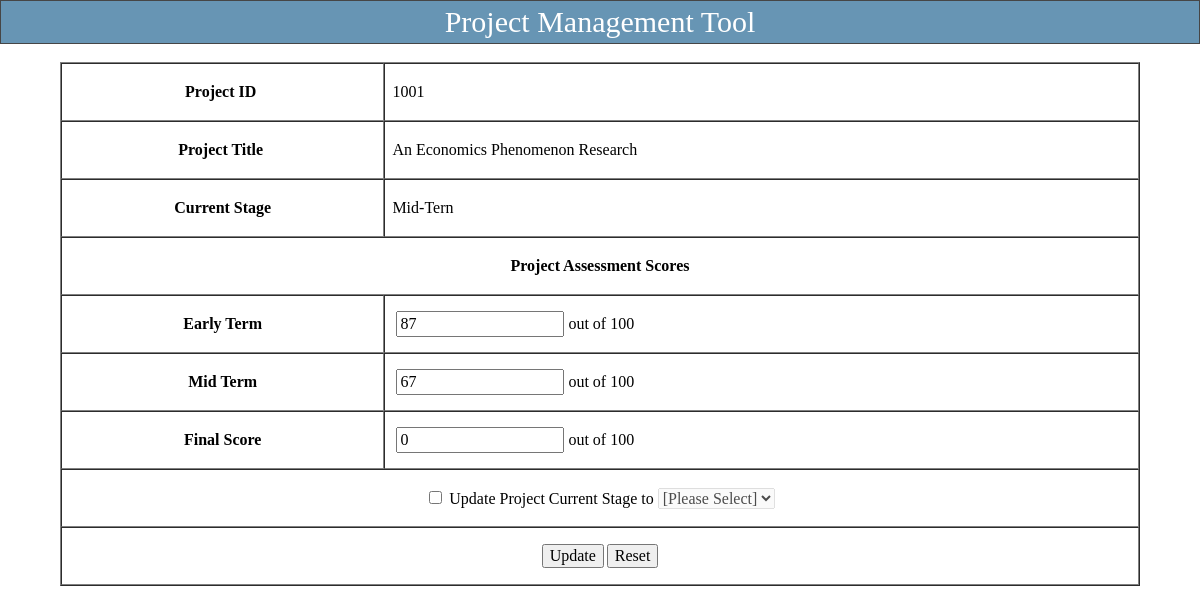
The app's page /project_assessment_tool.php?pid=1001 (signed in) with its own data.
### tables this page shows
CREATE TABLE IF NOT EXISTS `project` (
  `Project_ID` int(11) NOT NULL AUTO_INCREMENT,
  `Project_Title` varchar(100) NOT NULL,
  `Fund_Amount` int(10) NOT NULL,
  `Fund_Source` varchar(50) NOT NULL,
  `Fund_Purpose` varchar(20) NOT NULL,
  `Early_Assess` int(10) DEFAULT NULL,
  `Mid_Assess` int(10) DEFAULT NULL,
  `Final_Assess` int(10) DEFAULT NULL,
  `Project_Description` varchar(300) DEFAULT NULL,
  `Current_Stage` varchar(20) NOT NULL DEFAULT 'Proposing',
  `Managed_by` int(15) NOT NULL,
  PRIMARY KEY (`Project_ID`)
);

### htdocs/project_assessment_tool.php (the view, shortened to what this page needs)
<!DOCTYPE html PUBLIC "-//W3C//DTD XHTML 1.0 Transitional//EN" "http://www.w3.org/TR/xhtml1/DTD/xhtml1-transitional.dtd">
<html xmlns="http://www.w3.org/1999/xhtml">
<head>
<link href="css/css.css" rel="stylesheet" type="text/css"/>
<link href="css/style.css" rel="stylesheet" type="text/css" />
</head>
<body>
<table width="100%" border="0" cellspacing="0" cellpadding="0">
        <tr>
          <table width="100%" border="0" align="center" cellpadding="0" cellspacing="0">
		<td height="40" class="font42">
				<table width="100%" border="0" cellpadding="4" cellspacing="1" bgcolor="#464646" class="newfont03">
				 <tr class="CTitle" >
                    	<td height="22" colspan="8" align="center" style="font-size:30px;font-family:Georgia">Project Management Tool</td>
                  </tr>
      </table></td>
  </tr>
</table>
<br>
<table id="subtree1" style="DISPLAY: " align="center" width="90%" border="1" cellspacing="0" cellpadding="3" align="centr" class = "newfont09">
<?php
	if (isset($_GET['pid']) and !empty($_GET['pid'])){
		$pid = $_GET['pid'];
		$query = "SELECT * FROM project WHERE Project_ID = ".$pid.";";
		$result = mysql_query($query);
		$project = mysql_fetch_array($result);
	};
?>
<form action="update_project.php" method="post" name="assess_form" onsubmit="return validateForm();">
		<tr>
		<td height = "50" width="30%" align = "center" class = "newfont09">
		<b>Project ID&nbsp;</b></td><td class = "newfont09">&nbsp;<?php echo $project['Project_ID'];?>
		</td>
		</tr>
		<tr>
		<td class = "newfont09" height = "50" align = "center">
		<b>Project Title&nbsp;</b><br></td><td class = "newfont09">&nbsp;<?php echo $project['Project_Title'];?>
		</td>
		</tr>
		<tr>
		<td class = "newfont09" height = "50" align = "center">
		<b>Current Stage </b></td><td class = "newfont09">&nbsp;<?php echo $project['Current_Stage'];?>
		</td>
		</tr>
		<tr>
		<td class = "newfont09" height = "50" align = "center" colspan="2">
		<b>Project Assessment Scores<br></b>
		</td>
		</tr>
		<tr>
		<td class = "newfont09" height = "50" align = "center">
		<b>Early Term<br></b></td><td class = "newfont09" >&nbsp;
		<input class = "newfont09" name = "early_score" id="early_score" type="text" value = "<?php echo $project['Early_Assess'];?>"></input>
		out of 100
		</td>
		</tr>
		<tr>
		<td class = "newfont09" height = "50" align = "center">
		<b>Mid Term<br></b></td><td class = "newfont09">&nbsp;
		<input class = "newfont09" name = "mid_score" id="mid_score" type="text" value = "<?php echo $project['Mid_Assess'];?>"></input>
		out of 100
		</td>
		</tr>
		<tr>
		<td class = "newfont09" height = "50" align = "center">
		<b>Final Score<br></b></td><td class = "newfont09">&nbsp;
		<input class = "newfont09" name = "final_score" id="final_score" type="text" value = "<?php echo $project['Final_Assess'];?>"></input>
		out of 100
		</td>
		</tr>
		<tr>
		<td class = "newfont09" height = "50" align = "center" colspan="2">
		<input type="checkbox" name="update current stage" id="modifyStage" onclick = "enableEdit()"/>
		Update Project Current Stage to
		<Select class = "newfont09" name = "current_stage" id="current_stage" disabled>
			<option selected="selected" value = "N/A">[Please Select]</option>
		</select>
		</td>
		</tr>
		<tr  border = "0">
		<td height = "50" align = "center" colspan="2">
		<input class = "newfont09" name = "submit" type = "submit" value="Update">
		<input class = "newfont09" type = "reset" value="Reset" onclick = "enableEdit()">
		</td></tr>
		</form>
		</table>
</body>
</html>

### htdocs/css/css.css (style rules this page uses)
.newfont03 { font-family: "Times"; font-size: 17px; color: #000000; text-decoration: none; }
.newfont09 { font-family: "Times"; font-size: 16px; line-height: 20px; color: #000000; text-decoration: none; }

### htdocs/css/style.css (style rules this page uses)
body { margin:0px; }
html { scrollbar-face-color:#CCD0DB; scrollbar-highlight-color:#fff; scrollbar-shadow-color:#fff; scrollbar-3dlight-color:#6795B4; scrollbar-arrow-color:#20669A; scrollbar-track-color:#fff; scrollbar-darkshadow-color:#6795B4; border:0; }
html { overflow-x: hidden; overflow-y: auto; }
TD { font-size: 12px; }
.CTitle { background:#6795B4; padding:5px; text-align:left; color:#FFFFFF; font-size:13px; font-family: Verdana, Arial, Helvetica, sans-serif; }
select { font-size:12px; }

### htdocs/project_assessment_tool.php (style rules this page uses)
html { overflow-x: auto; overflow-y: auto; border:0; }
form { font-family: Times New Roman, Times, serif; }

### records on screen
project: Project_ID "1001", Project_Title "An Economics Phenomenon Research", Current_Stage "Mid-Tern", early_score "87", mid_score "67", final_score "0"
